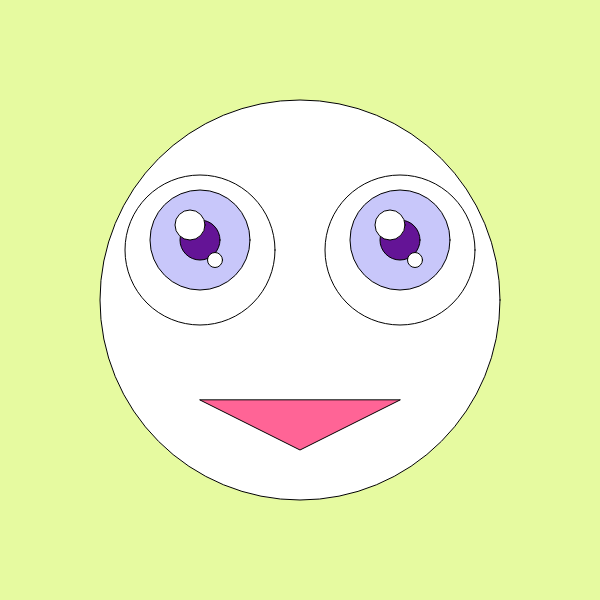
Frame 1 (no input)
Frame 60 (no input): identical to frame 1, image omitted
Frame 120 (the mouse pressed at the canvas centre since frame 60): identical to frame 1, image omitted

The p5.js sketch that drew this single still picture (run headless with seeded random() and noise() and a simulated clock; from frame 60 on, the mouse is pressed at the canvas centre):

// p5.js sketch
// ── sketch.js
function setup() {
  createCanvas(600, 600);//area dibuixable de 600 * 600 px
}

function draw() {
background(230,250,160);//color de fons del dibuix. Si només té un número, el fons serà gris, si té trtes seguira el rgb, ("red","green, i "blue"), aquest sistema permet 16 milions de colors diferents(255*255*255)
  fill(255,255,255)
ellipse(300,300,400,400);
 //ull dret 
circle(200,250,150);
  fill(200,199,250);
  circle(200,240,100);
  fill(100,20,150);
  circle(200,240,40);
  fill(255,255,255);
  circle(190,225,30);
  circle(215,260,15);
//ull esquerre
  fill(255,255,255);
circle(400,250,150);
  fill(200,199,250);
  circle(400,240,100);
   fill(100,20,150);
  circle(400,240,40);
  fill(255,255,255);
  circle(390,225,30);
  circle(415,260,15);
//boca
  fill(255,100,150);
triangle(200,400,300,450,400,400);
}
